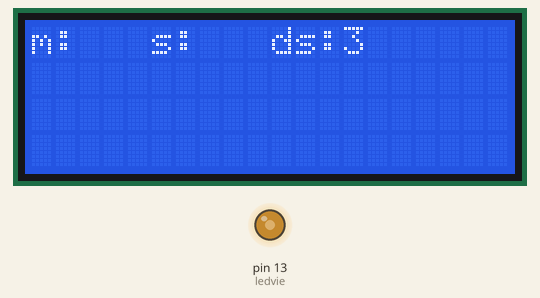
The sketch below on a simulated Arduino Uno, built with avr-gcc and run on an emulated ATmega328P. Shown: 20×4 character LCD, output pins drawn as LEDs (lit = HIGH).

Above: at 0.43 s.
At 11.03 s:
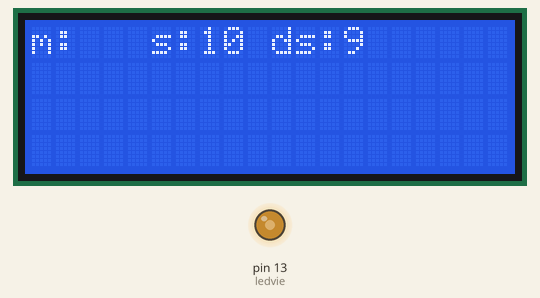
At 19.63 s:
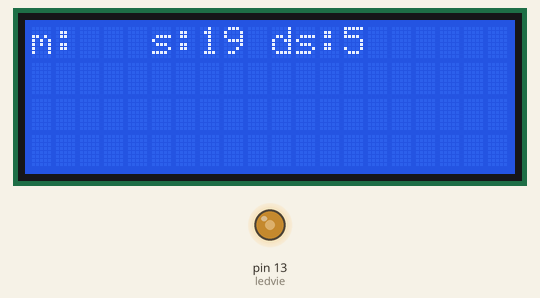
At 38.49 s:
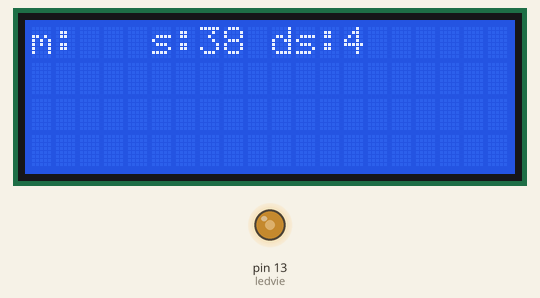
Timing chart, 0 to 40.0 s (numbered marks = the images above):
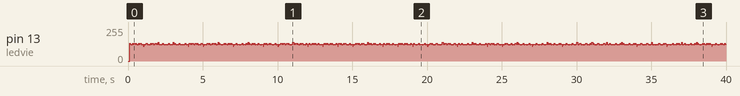

The sketch:

Chrono.ino
```cpp
#include <Wire.h>
#include <LiquidCrystal_I2C.h>
#define ledvie 13

LiquidCrystal_I2C lcd(0x27,20,4);  // set the LCD address to 0x27 for a 20 chars and 4 line display
unsigned long t,t0=0;
byte delta=100;
int ds=0,s=0,m=0;
boolean etatledvie=LOW;
void setup()
{
  lcd.init();                      // initialize the lcd

  // Print a message to the LCD.
  lcd.backlight();
  lcd.setCursor(0,0);
  lcd.print("m:");
  lcd.setCursor(5,0);
  lcd.print("s:");
  lcd.setCursor(10,0);
  lcd.print("ds:");

  pinMode(ledvie, OUTPUT);
  digitalWrite(ledvie,etatledvie);


}

void loop()
{
  etatledvie = !etatledvie;
  digitalWrite(ledvie,etatledvie);


t=millis();

if((t-t0)>=delta)
  {
    t0=t;
    ds++;

    if(ds==10){
      ds=0;
      s++;

      if(s==60){
        s=0;
        m++;
         lcd.setCursor(2,0);
         lcd.print(m);
        }
       lcd.setCursor(7,0);
       if(s<10){ lcd.print(' '); }
       lcd.print(s);
    }
    lcd.setCursor(13,0);
    lcd.print(ds);

    }


}
```
